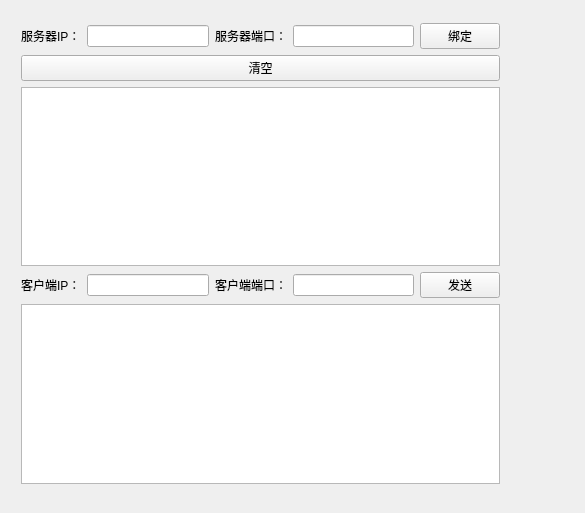
<?xml version="1.0" encoding="UTF-8"?>
<ui version="4.0">
 <class>TcpServer</class>
 <widget class="QWidget" name="TcpServer">
  <property name="geometry">
   <rect>
    <x>0</x>
    <y>0</y>
    <width>585</width>
    <height>513</height>
   </rect>
  </property>
  <property name="windowTitle">
   <string>TcpServer</string>
  </property>
  <widget class="QWidget" name="layoutWidget">
   <property name="geometry">
    <rect>
     <x>10</x>
     <y>12</y>
     <width>501</width>
     <height>483</height>
    </rect>
   </property>
   <layout class="QVBoxLayout" name="verticalLayout">
    <item>
     <layout class="QHBoxLayout" name="horizontalLayout">
      <item>
       <widget class="QLabel" name="label_ServerIp">
        <property name="text">
         <string>服务器IP：</string>
        </property>
       </widget>
      </item>
      <item>
       <widget class="QLineEdit" name="lineEdit_ServerIp"/>
      </item>
      <item>
       <widget class="QLabel" name="label_Port">
        <property name="text">
         <string>服务器端口：</string>
        </property>
       </widget>
      </item>
      <item>
       <widget class="QLineEdit" name="lineEdit_ServerPort"/>
      </item>
      <item>
       <widget class="QPushButton" name="pushButton_Bind">
        <property name="text">
         <string>绑定</string>
        </property>
       </widget>
      </item>
     </layout>
    </item>
    <item>
     <widget class="QPushButton" name="pushButton_clearRecv">
      <property name="text">
       <string>清空</string>
      </property>
     </widget>
    </item>
    <item>
     <widget class="QTextEdit" name="textEdit_Server"/>
    </item>
    <item>
     <layout class="QHBoxLayout" name="horizontalLayout_2">
      <item>
       <widget class="QLabel" name="label_ServerIp_2">
        <property name="text">
         <string>客户端IP：</string>
        </property>
       </widget>
      </item>
      <item>
       <widget class="QLineEdit" name="lineEdit_clientIP"/>
      </item>
      <item>
       <widget class="QLabel" name="label_Port_2">
        <property name="text">
         <string>客户端端口：</string>
        </property>
       </widget>
      </item>
      <item>
       <widget class="QLineEdit" name="lineEdit_clientPort"/>
      </item>
      <item>
       <widget class="QPushButton" name="pushButton_sendToClient">
        <property name="text">
         <string>发送</string>
        </property>
       </widget>
      </item>
     </layout>
    </item>
    <item>
     <widget class="QTextEdit" name="textEdit_Client"/>
    </item>
   </layout>
  </widget>
 </widget>
 <layoutdefault spacing="6" margin="11"/>
 <resources/>
 <connections/>
</ui>
